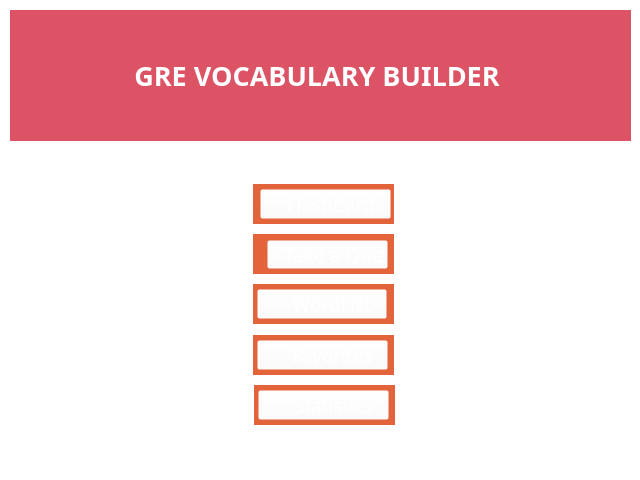
<?xml version="1.0" encoding="UTF-8"?>
<ui version="4.0">
 <class>MainMenuWindow</class>
 <widget class="QWidget" name="MainMenuWindow">
  <property name="geometry">
   <rect>
    <x>0</x>
    <y>0</y>
    <width>640</width>
    <height>480</height>
   </rect>
  </property>
  <property name="minimumSize">
   <size>
    <width>640</width>
    <height>480</height>
   </size>
  </property>
  <property name="maximumSize">
   <size>
    <width>640</width>
    <height>480</height>
   </size>
  </property>
  <property name="font">
   <font>
    <family>Ubuntu Condensed</family>
    <pointsize>14</pointsize>
   </font>
  </property>
  <property name="windowTitle">
   <string>GRE Vocab Builder</string>
  </property>
  <property name="styleSheet">
   <string notr="true">background-color: rgb(255, 255, 255);</string>
  </property>
  <widget class="QPushButton" name="butfcards">
   <property name="geometry">
    <rect>
     <x>260</x>
     <y>189</y>
     <width>131</width>
     <height>30</height>
    </rect>
   </property>
   <property name="font">
    <font>
     <family>Ubuntu Condensed</family>
     <pointsize>14</pointsize>
     <weight>50</weight>
     <bold>false</bold>
    </font>
   </property>
   <property name="cursor">
    <cursorShape>PointingHandCursor</cursorShape>
   </property>
   <property name="focusPolicy">
    <enum>Qt::NoFocus</enum>
   </property>
   <property name="styleSheet">
    <string notr="true">background-color: rgba(255, 255, 255, 0);
color: rgb(255, 255, 255);</string>
   </property>
   <property name="text">
    <string>    FlashCards</string>
   </property>
   <property name="icon">
    <iconset>
     <normaloff>../PROJtemp/flashcadsicon.png</normaloff>../PROJtemp/flashcadsicon.png</iconset>
   </property>
   <property name="iconSize">
    <size>
     <width>20</width>
     <height>20</height>
    </size>
   </property>
  </widget>
  <widget class="QLabel" name="header">
   <property name="geometry">
    <rect>
     <x>10</x>
     <y>10</y>
     <width>621</width>
     <height>131</height>
    </rect>
   </property>
   <property name="font">
    <font>
     <family>Ubuntu Condensed</family>
     <pointsize>20</pointsize>
     <weight>75</weight>
     <bold>true</bold>
    </font>
   </property>
   <property name="styleSheet">
    <string notr="true">background-color: rgba(212, 36, 60, 200);
color: rgb(255, 255, 255);</string>
   </property>
   <property name="text">
    <string>GRE VOCABULARY BUILDER </string>
   </property>
   <property name="scaledContents">
    <bool>true</bool>
   </property>
   <property name="alignment">
    <set>Qt::AlignCenter</set>
   </property>
  </widget>
  <widget class="QLabel" name="labfcards">
   <property name="geometry">
    <rect>
     <x>253</x>
     <y>184</y>
     <width>141</width>
     <height>40</height>
    </rect>
   </property>
   <property name="styleSheet">
    <string notr="true">background-color: rgb(227, 100, 59);</string>
   </property>
   <property name="text">
    <string/>
   </property>
  </widget>
  <widget class="QPushButton" name="butquiz">
   <property name="geometry">
    <rect>
     <x>267</x>
     <y>240</y>
     <width>121</width>
     <height>29</height>
    </rect>
   </property>
   <property name="font">
    <font>
     <family>Ubuntu Condensed</family>
     <pointsize>14</pointsize>
     <weight>50</weight>
     <bold>false</bold>
    </font>
   </property>
   <property name="cursor">
    <cursorShape>PointingHandCursor</cursorShape>
   </property>
   <property name="focusPolicy">
    <enum>Qt::NoFocus</enum>
   </property>
   <property name="styleSheet">
    <string notr="true">background-color: rgba(255, 255, 255, 0);
color: rgb(255, 255, 255);</string>
   </property>
   <property name="text">
    <string>   Take a Quiz</string>
   </property>
   <property name="icon">
    <iconset>
     <normaloff>../PROJtemp/quizicon.png</normaloff>../PROJtemp/quizicon.png</iconset>
   </property>
   <property name="iconSize">
    <size>
     <width>20</width>
     <height>20</height>
    </size>
   </property>
  </widget>
  <widget class="QLabel" name="labquiz">
   <property name="geometry">
    <rect>
     <x>253</x>
     <y>234</y>
     <width>141</width>
     <height>40</height>
    </rect>
   </property>
   <property name="styleSheet">
    <string notr="true">background-color: rgb(227, 100, 59);</string>
   </property>
   <property name="text">
    <string/>
   </property>
  </widget>
  <widget class="QPushButton" name="butwordlst">
   <property name="geometry">
    <rect>
     <x>257</x>
     <y>289</y>
     <width>130</width>
     <height>30</height>
    </rect>
   </property>
   <property name="font">
    <font>
     <family>Ubuntu Condensed</family>
     <pointsize>14</pointsize>
     <weight>50</weight>
     <bold>false</bold>
    </font>
   </property>
   <property name="cursor">
    <cursorShape>PointingHandCursor</cursorShape>
   </property>
   <property name="focusPolicy">
    <enum>Qt::NoFocus</enum>
   </property>
   <property name="styleSheet">
    <string notr="true">background-color: rgba(255, 255, 255, 0);
color: rgb(255, 255, 255);</string>
   </property>
   <property name="text">
    <string>    WordList</string>
   </property>
   <property name="icon">
    <iconset>
     <normaloff>../PROJtemp/listicon.png</normaloff>../PROJtemp/listicon.png</iconset>
   </property>
   <property name="iconSize">
    <size>
     <width>20</width>
     <height>20</height>
    </size>
   </property>
  </widget>
  <widget class="QLabel" name="labwlist">
   <property name="geometry">
    <rect>
     <x>253</x>
     <y>284</y>
     <width>141</width>
     <height>40</height>
    </rect>
   </property>
   <property name="styleSheet">
    <string notr="true">background-color: rgb(227, 100, 59);</string>
   </property>
   <property name="text">
    <string/>
   </property>
  </widget>
  <widget class="QLabel" name="labfav">
   <property name="geometry">
    <rect>
     <x>253</x>
     <y>335</y>
     <width>141</width>
     <height>40</height>
    </rect>
   </property>
   <property name="styleSheet">
    <string notr="true">background-color: rgb(227, 100, 59);</string>
   </property>
   <property name="text">
    <string/>
   </property>
  </widget>
  <widget class="QPushButton" name="butfav">
   <property name="geometry">
    <rect>
     <x>257</x>
     <y>340</y>
     <width>131</width>
     <height>30</height>
    </rect>
   </property>
   <property name="font">
    <font>
     <family>Ubuntu Condensed</family>
     <pointsize>14</pointsize>
     <weight>50</weight>
     <bold>false</bold>
    </font>
   </property>
   <property name="cursor">
    <cursorShape>PointingHandCursor</cursorShape>
   </property>
   <property name="focusPolicy">
    <enum>Qt::NoFocus</enum>
   </property>
   <property name="styleSheet">
    <string notr="true">background-color: rgba(255, 255, 255, 0);
color: rgb(255, 255, 255);</string>
   </property>
   <property name="text">
    <string>    Favorites</string>
   </property>
   <property name="icon">
    <iconset>
     <normaloff>../PROJtemp/favoriteicon.png</normaloff>../PROJtemp/favoriteicon.png</iconset>
   </property>
   <property name="iconSize">
    <size>
     <width>20</width>
     <height>20</height>
    </size>
   </property>
  </widget>
  <widget class="QPushButton" name="butstats">
   <property name="geometry">
    <rect>
     <x>258</x>
     <y>390</y>
     <width>131</width>
     <height>30</height>
    </rect>
   </property>
   <property name="font">
    <font>
     <family>Ubuntu Condensed</family>
     <pointsize>14</pointsize>
     <weight>50</weight>
     <bold>false</bold>
    </font>
   </property>
   <property name="cursor">
    <cursorShape>PointingHandCursor</cursorShape>
   </property>
   <property name="focusPolicy">
    <enum>Qt::NoFocus</enum>
   </property>
   <property name="styleSheet">
    <string notr="true">background-color: rgba(255, 255, 255, 0);
color: rgb(255, 255, 255);</string>
   </property>
   <property name="text">
    <string>    Statistics</string>
   </property>
   <property name="icon">
    <iconset>
     <normaloff>../PROJtemp/statsicon.png</normaloff>../PROJtemp/statsicon.png</iconset>
   </property>
   <property name="iconSize">
    <size>
     <width>20</width>
     <height>20</height>
    </size>
   </property>
  </widget>
  <widget class="QLabel" name="labstats">
   <property name="geometry">
    <rect>
     <x>254</x>
     <y>385</y>
     <width>141</width>
     <height>40</height>
    </rect>
   </property>
   <property name="styleSheet">
    <string notr="true">background-color: rgb(227, 100, 59);</string>
   </property>
   <property name="text">
    <string/>
   </property>
  </widget>
  <zorder>labstats</zorder>
  <zorder>labfcards</zorder>
  <zorder>header</zorder>
  <zorder>labquiz</zorder>
  <zorder>labwlist</zorder>
  <zorder>labfav</zorder>
  <zorder>butfcards</zorder>
  <zorder>butquiz</zorder>
  <zorder>butwordlst</zorder>
  <zorder>butstats</zorder>
  <zorder>butfav</zorder>
 </widget>
 <resources/>
 <connections/>
</ui>
